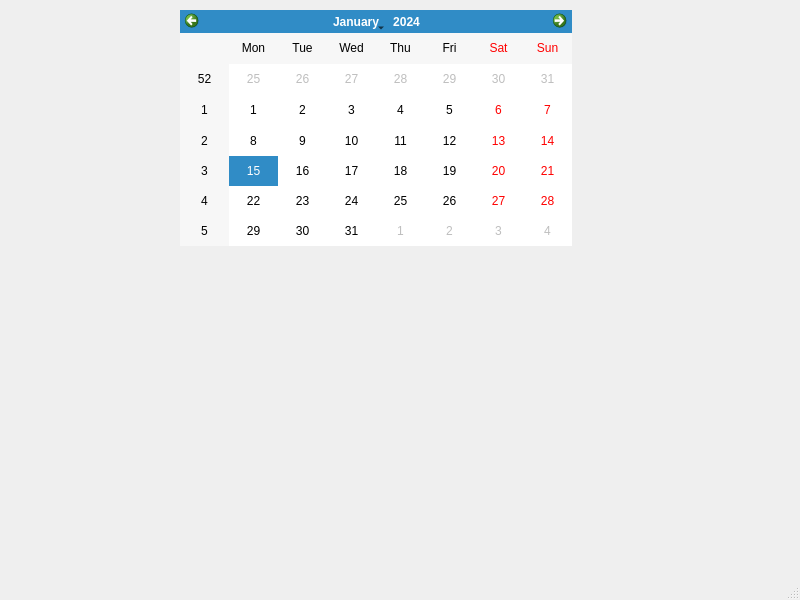
<?xml version="1.0" encoding="UTF-8"?>
<ui version="4.0">
 <class>trainingWindow</class>
 <widget class="QMainWindow" name="trainingWindow">
  <property name="geometry">
   <rect>
    <x>0</x>
    <y>0</y>
    <width>800</width>
    <height>600</height>
   </rect>
  </property>
  <property name="windowTitle">
   <string>Training Window</string>
  </property>
  <widget class="QWidget" name="centralwidget">
   <widget class="QCalendarWidget" name="calendarWidget">
    <property name="geometry">
     <rect>
      <x>180</x>
      <y>10</y>
      <width>392</width>
      <height>236</height>
     </rect>
    </property>
   </widget>
  </widget>
  <widget class="QMenuBar" name="menubar">
   <property name="geometry">
    <rect>
     <x>0</x>
     <y>0</y>
     <width>800</width>
     <height>26</height>
    </rect>
   </property>
  </widget>
  <widget class="QStatusBar" name="statusbar"/>
 </widget>
 <resources/>
 <connections/>
</ui>
